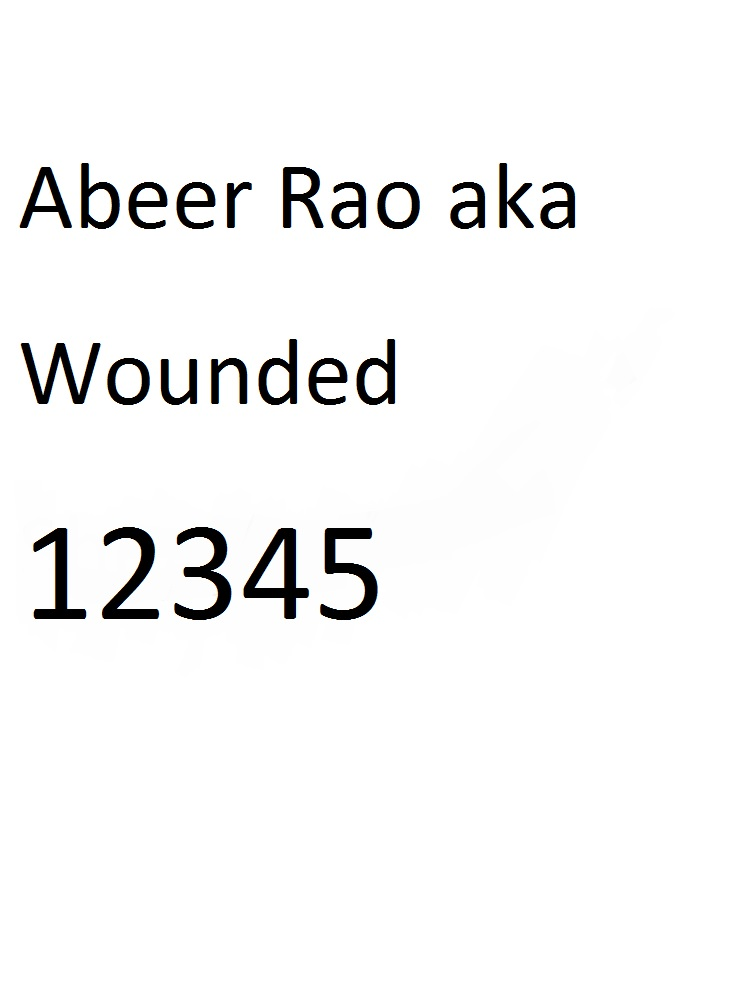
#> input picture TextDetection/image.jpg, 756 x 1008 px
$ python detection.py
#> lines starting #> are read from the running program, lines starting #| are printed output that depends on the picture
import cv2
import pytesseract

# The location of the executable file
pytesseract.pytesseract.tesseract_cmd = "C:\\Program Files (x86)\\Tesseract-OCR\\tesseract.exe"
# The path of the image file

img = cv2.imread("image.jpg")
#> img is the input picture: shape (1008, 756, 3); mean B, G, R 245.6, 245.6, 245.6
# Converting the image from BGR to RGB
img = cv2.cvtColor(img, cv2.COLOR_BGR2RGB)
# Resizing the image
img = cv2.resize(img, (500, 500))
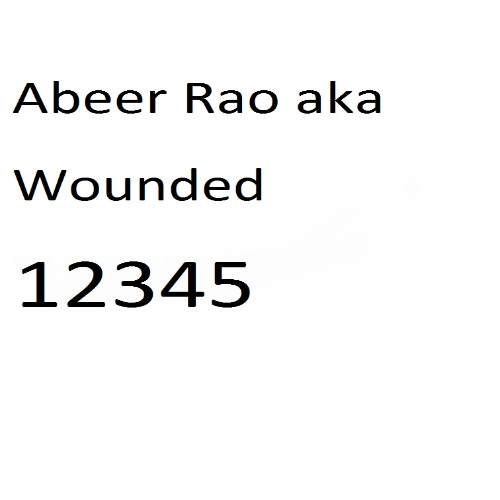
#> img: shape (500, 500, 3); mean R, G, B 245.6, 245.6, 245.6

# Printing what characters have been found in the image
#print(pytesseract.image_to_string(img))
# Dtecting the characters in the image
iHeight, iWidth, _ = img.shape
#> iHeight = 500; iWidth = 500
#> (the run stopped early here; a loop or call above may not have finished)
